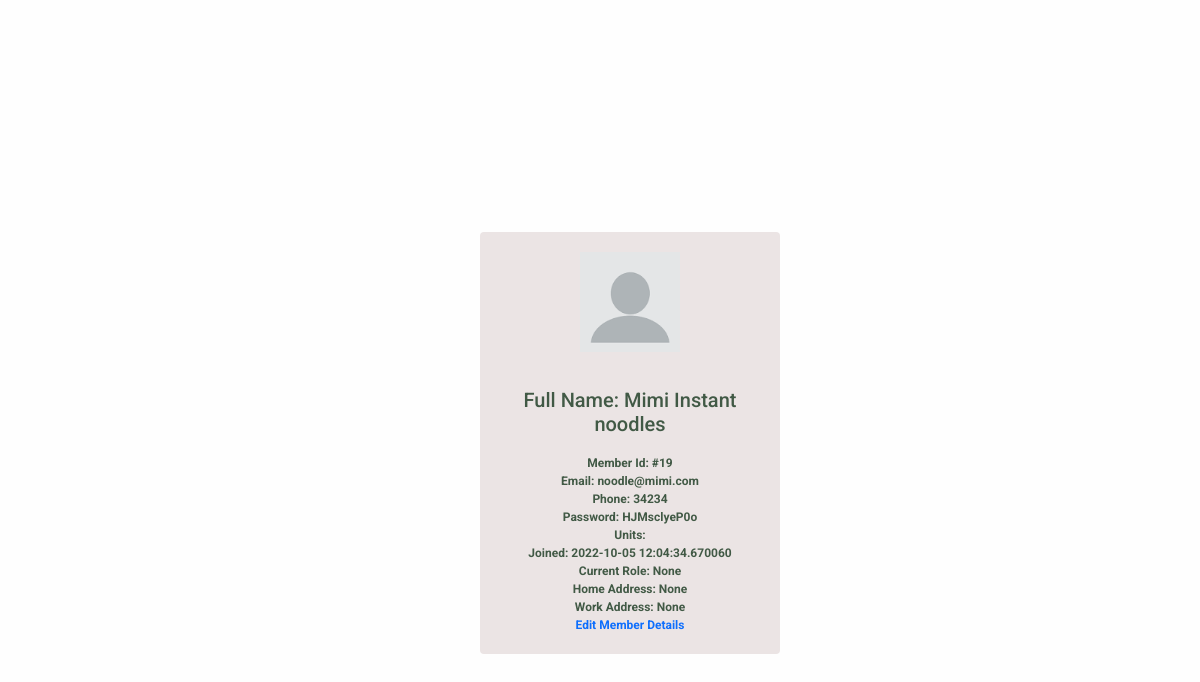
/member_page/19 (signed in), run on an earlier commit of the app's database.
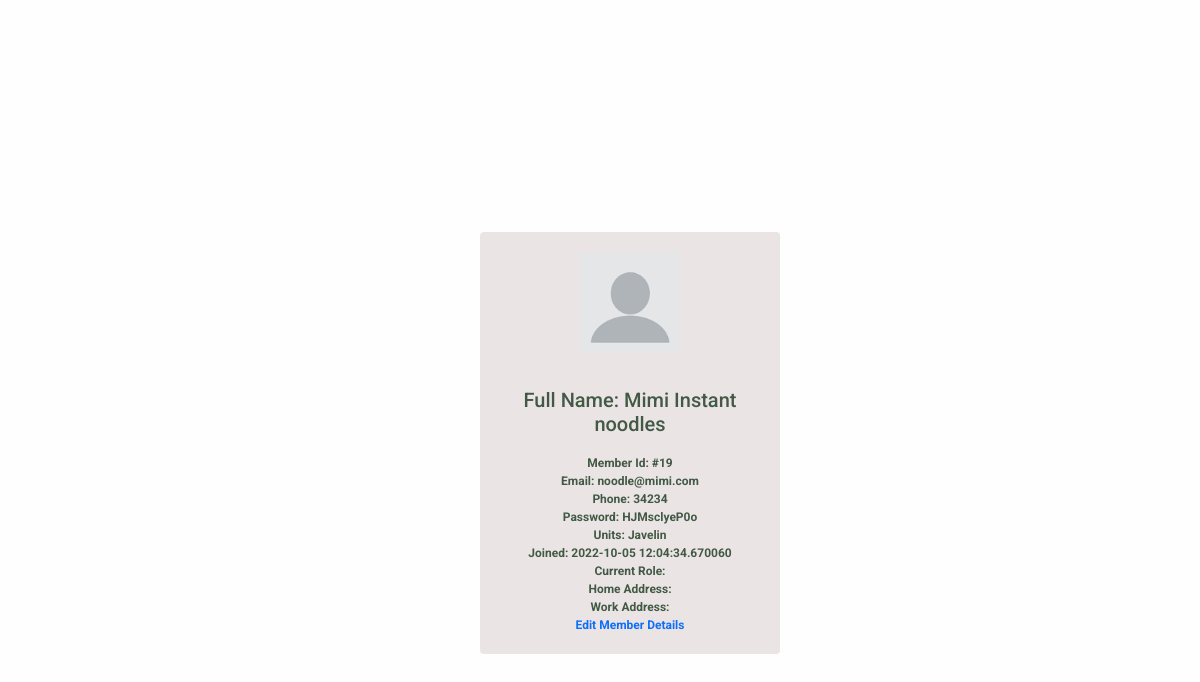
And on a later commit of the database.
### membership/models.py (models this page shows, shortened)
class User(db.Model, UserMixin):
  id = db.Column(db.Integer, primary_key=True)
  units = db.relationship("Unit", secondary=user_unit, backref="unit_members", lazy="dynamic")
  username = db.Column(db.String(20), unique=True, nullable=False)
  email = db.Column(db.String(120), unique=True, nullable=False)
  phone = db.Column(db.String(60), unique=True, nullable=False, default="")
  password = db.Column(db.String(60), nullable=False, default="~~~~~~~")
  image_file = db.Column(db.String(20), nullable=False, default='default.jpg')
  date_registered = db.Column(db.DateTime, nullable=False, default=datetime.utcnow)
  role = db.Column(db.String(6), nullable=False, default="USER")
  _is_superadmin = db.Column("is_superadmin", db.Boolean, nullable=False, default=False)
  current_salary = db.Column(db.String(60))
  occupation = db.Column(db.String(60))
  experience = db.Column(db.String(60))
  date_of_birth = db.Column(db.String(), nullable=False, default=datetime.utcnow)
  home_address = db.Column(db.String())
  work_address = db.Column(db.String())
  @property
  def is_superadmin(self):
      return self._is_superadmin
  @is_superadmin.setter
  def is_superadmin(self, s):
    if type(s) == type(str()):
      if s.lower() == "true":
        self._is_superadmin = True
      elif s.lower() == "false":
        self._is_superadmin = False
    else:
      self._is_superadmin = s

class Unit(db.Model):
  id = db.Column(db.Integer, primary_key=True)
  name = db.Column(db.String(50), unique=True, nullable=False)
  date_created = db.Column(db.DateTime, nullable=False,default=datetime.utcnow)
  fees_amount = db.Column(db.String(),nullable=False,default="0")

### membership/routes.py (the view)
@app.route("/member_page/<int:member_id>")
def member_page(member_id):
  member = User.query.get_or_404(member_id)
  return render_template("member_page.html", member=member)

### membership/models.py (called while the page is built)
@login_manager.user_loader
def load_user(user_id):
    return User.query.get(int(user_id))

### membership/templates/member_page.html (shortened to what this page needs)
{% extends "layout.html" %}
{% block content %}
<section class="wrapper scrollable">
	<nav class="user-menu">
	</nav>
	<br>
	<br>
	<div class="bedd">
		<div >
			<img src="/static/profile_pics/{{ member.image_file }}" alt="image" width="100px">
		</div>
		<br>
		<br>
		<div>
			<h5>Full Name: {{ member.username }}</h5>
		</div>
		<br>
		<div>
			<p>Member Id: #{{ member.id }}</p>
		</div>
		<div>
			<p>Email: {{ member.email }}</p>
		</div>
		<div>
			<p>Phone: {{ member.phone }}</p>
		</div>
		<div>
			<p>Password: {{ member.password }}</p>
		</div>
		<div>
			<p>Units:
			{% for unit in member.units.all() %}
				<span>{{ unit.name }}</span>
			{% endfor %}
			</p>
		</div>
		<div>
			<p>Joined: {{ member.date_registered }}</p>
		</div>
		<div>
			<p>Current Role: {{ member.occupation }}</p>
		</div>
		<div>
			<p>Home Address: {{ member.home_address }}</p>
		</div>
		<div>
			<p>Work Address: {{ member.work_address }}</p>
		</div>
		<div>
			<p><a href="{{ url_for('edit_member', member_id=member.id) }}">Edit Member Details</a></p>
		</div>
	</div>
</section>
{% endblock content %}

### membership/templates/layout.html (shortened to what this page needs)
<!DOCTYPE html>
<head>
<link rel="stylesheet" href="{{ url_for('static', filename='css/bootstrap.css') }}">
<link href="https://cdn.jsdelivr.net/npm/bootstrap@5.0.2/dist/css/bootstrap.min.css" rel="stylesheet">
<link rel="stylesheet" type='text/css' href="{{ url_for('static', filename='css/style.css') }}">
<link rel="stylesheet" type='text/css' href="{{ url_for('static', filename='css/font.css') }}">
<link rel="stylesheet" type='text/css' href="{{ url_for('static', filename='css/font-awesome.css') }}">
<link rel="stylesheet" type='text/css' href="{{ url_for('static', filename='css/morris.css') }}">
</head>
<body>
    {% block content %}{% endblock %}
</body>

What changed in the data, as far as the page shows it:
changed User "Mimi Instant noodles": occupation "None" → (not shown); home_address "None" → (not shown); work_address "None" → (not shown)
now on this page (row unchanged): Unit: name "Javelin"
